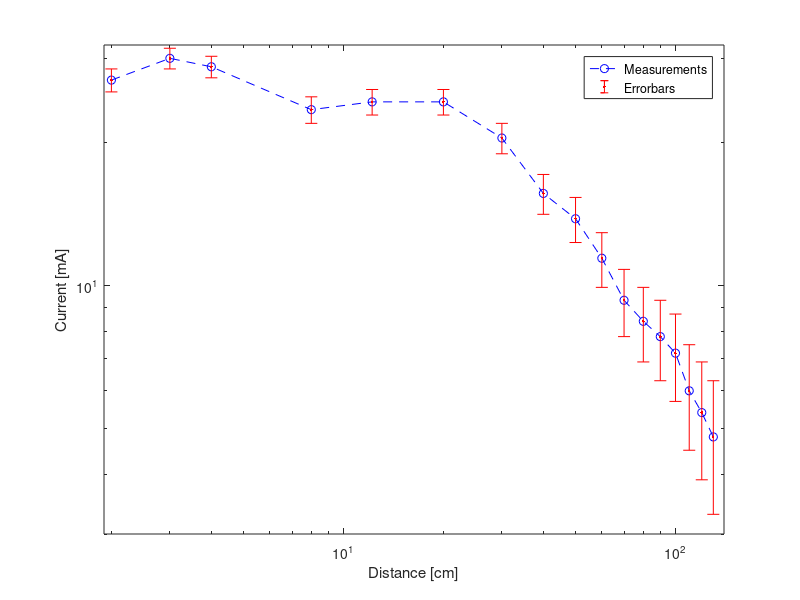

The MATLAB source for this figure: (Note: this script raises an error after producing the figure.)
%% Signal strength
clear all

d = [2 3 4 8 12.2 20 30 40 50 60 70 80 90 100 110 120 130];

I = [0.9 1 0.96 0.78 0.81 0.81 0.68 0.52 0.46 0.38 0.31 0.28 0.26 0.24 0.2 0.18 0.16]*30;

err = [0.05 0.05 0.05 0.05 0.05 0.05 0.05 0.05 0.05 0.05 0.05 0.05 0.05 0.05 0.05 0.05 0.05]*30;

loglog(d,I,'-- bo')
xlabel('Distance [cm]')
ylabel('Current [mA]')
hold on
errorbar(d,I,err, '.r')
xlim([1.9 140])
ylim([3 32])
legend('Measurements','Errorbars')

%% Antenna diagram
clear all

a = 19.3/100;      % width of horn antenna
l = 0.5*10^(-3);     % wavelength
I0 = 0.62*30;  

theta = [0 5 10 15 20 25 30]*pi/180; % Measured angle

I = [0.62 0.59 0.52 0.39 0.28 0.2 0.15]*30; % Measured signal intensity
Iun1 = I-0.05*30;  % Uncertanty range of measurements
Iun2 = I+0.05*30;  %

% Formula for intensity destribution 
%N = length(theta);
%for i = 1: N
    %B = 2*pi*a/l * sin(theta(i)); 
    %Ifml(i) = I0*( sin(B/2)/(B/2) )^2*30;
%end
%

polarplot(theta,I,'-o');
hold on
polarplot(theta,Iun1,'--r');
polarplot(theta,Iun2,'--r');
%polarplot(theta,Ifml,'g');
thetalim([0 35])
%label('Intensity I(theta)')
%legend('Measured data', '')

%% Estimate wavelength through diffraction

theta = [-40 -35 -30 -25 -20 -15 -10 -5 0 5 10 15 20 25 30 35 40]*pi/180; % Measured angle

I = [0.05 0.06 0.08 0.15 0.13 0.08 0.14 0.23 0.26 0.23 0.17 0.11 0.19 0.18 0.1 0.07 0.04]*30;

polarplot(theta,I,'-o');
thetalim([-45 45])

%% Estimate wavelength through reflection
clear all

x = [0 0.2 0.4 0.6 0.8 1 1.2 1.4 1.6 1.8 2 2.2 2.4 2.6 2.8 3 3.2 3.4 3.6 3.8 4 4.2 4.4 4.6 4.8 5];
I = [0.11 0.14 0.28 0.39 0.84 0.49*3 0.58*3 0.13*3 0.06*3 0.12*3 0.18*3 0.19*3 0.44*3 0.69*3 0.25*3 0.03*3 0.1*3 0.13*3 0.16*3 0.34*3 0.6*3 0.3*3 0.03*3 0.14*3 0.18*3 0.16*3];

t = 0:0.05:5;
s = 1 + sin(2*pi*t/(1.5) - pi);

plot(x,I,'-o')
hold on
plot(t,s,'--k')
xlabel('Distance x [cm]')
ylabel('Signal strength [mA]')
legend('Measured data','y=1+sin(2\pix/(1.5)-\pi)')
ylim([0 2.1])

%% Polarisasjon
clear all

theta = [0 10 20 30 40 50 60 70 80 90];
I = [0.45 0.4 0.42 0.39 0.35 0.27 0.21 0.13 0.06 0.01]*30;
err = [0.02 0.02 0.02 0.02 0.02 0.02 0.02 0.02 0.02 0.02]*30;

plot(theta,I,'-o')
hold on
errorbar(theta,I,err, '.r')
xlabel('Angle axis \theta^{o}')
ylabel('Signal strength [mA]')
ylim([-0.5 14.5])

%% Brewster-vinkelen
clear all

theta = [20 25 30 35 40 45 50 55 60 65 70 75];
I1 = [0.03 0.03 0.03 0.02 0.02 0.02 0.02 0.03 0.05 0.05 0.18 0.3]*30; % 90 degrees
I2 = [0.06 0.08 0.03 0.02 0.02 0.06 0.05 0.03 0.03 0.05 0.08 0.11]*30; % 0 degrees

plot(theta, I2,'--')
hold on
plot(theta,I1)
xlabel('Angle of incidence \theta_i [^{o}]')
ylabel('Measured reflection [mA]')
legend('Electrical polarization 0^{o}', 'Magnetic polarization 90^{o}')